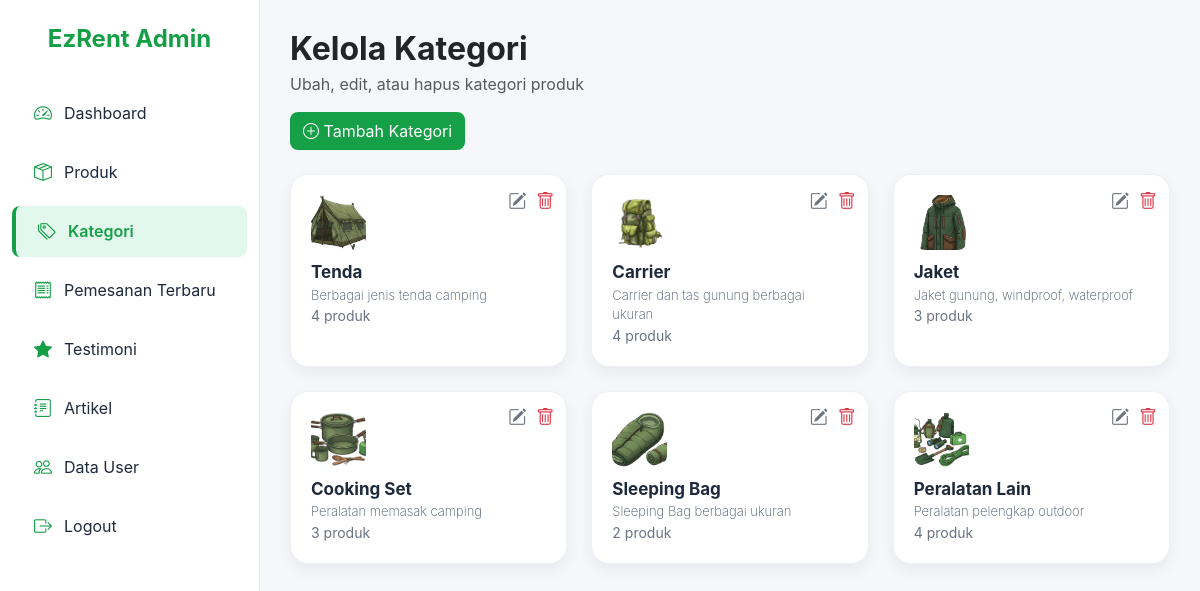
The app's page /index.php/admin/kategori with its own data.
### tables this page shows
CREATE TABLE `kategori` (
  `id_kategori` int(11) NOT NULL,
  `nama_kategori` varchar(50) DEFAULT NULL,
  `deskripsi` text DEFAULT NULL,
  `gambar` varchar(255) DEFAULT NULL,
  `status` varchar(20) DEFAULT NULL,
  `created_at` timestamp NOT NULL DEFAULT current_timestamp(),
  `updated_at` timestamp NOT NULL DEFAULT current_timestamp() ON UPDATE current_timestamp()
);

### application/controllers/admin/Kategori.php (called while the page is built, shortened)
<?php
class Kategori extends CI_Controller {
    public function __construct()
    {
        $this->load->model('Kategori_model');
    }
    public function index()
    {
        $data['kategori'] = $this->Kategori_model->get_with_count();
        $this->load->view('admin/kategori/index', $data);
    }
}

### index.php (called while the page is built, shortened)
<?php
require_once BASEPATH.'core/CodeIgniter.php';

### application/models/Kategori_model.php (called while the page is built, shortened)
<?php
class Kategori_model extends CI_Model {
    public function get_with_count()
    {
        return $this->db->select('kategori.*, COUNT(produk.id_produk) AS jumlah_produk')
        ->from('kategori')
        ->join('produk', 'produk.id_kategori = kategori.id_kategori', 'left')
        ->group_by('kategori.id_kategori')
        ->get()->result();
    }
}

### application/views/admin/kategori/index.php (the view, shortened to what this page needs)
<?php
$segment = $this->uri->segment(2);
?>
<!DOCTYPE html>
<html lang="id">
<head>
    <link href="https://cdn.jsdelivr.net/npm/bootstrap@5.3.2/dist/css/bootstrap.min.css" rel="stylesheet">
    <link href="https://cdn.jsdelivr.net/npm/bootstrap-icons@1.11.1/font/bootstrap-icons.css" rel="stylesheet">
</head>
<body>
<div class="sidebar" id="sidebar">
    <h4>EzRent Admin</h4>
    <nav class="nav flex-column">
        <a class="nav-link <?= ($segment == '' || $segment == 'dashboard') ? 'active' : '' ?>"
            href="<?= base_url('admin/dashboard'); ?>">
                <i class="bi bi-speedometer2"></i> Dashboard
        </a>
        <a class="nav-link <?= ($segment == 'produk') ? 'active' : '' ?>"
            href="<?= base_url('admin/produk'); ?>">
                <i class="bi bi-box-seam"></i> Produk
        </a>
        <a class="nav-link <?= ($segment == 'kategori') ? 'active' : '' ?>"
            href="<?= base_url('admin/kategori'); ?>">
                <i class="bi bi-tags"></i> Kategori
        </a>
        <a class="nav-link <?= ($segment == 'transaksi') ? 'active' : '' ?>"
            href="<?= base_url('admin/pemesanan'); ?>">
               <i class="bi bi-receipt"></i> Pemesanan Terbaru
        </a>
        <a class="nav-link <?= ($segment == 'testimoni') ? 'active' : '' ?>"
            href="<?= base_url('admin/testimoni'); ?>">
                <i class="bi bi-star-fill"></i> Testimoni
        </a>
        <a class="nav-link <?= ($segment == 'artikel') ? 'active' : '' ?>"
            href="<?= base_url('admin/artikel'); ?>">
                <i class="bi bi-journal-text"></i> Artikel
        </a>
        <a class="nav-link <?= ($segment == 'user') ? 'active' : '' ?>"
            href="<?= base_url('admin/user'); ?>">
                <i class="bi bi-people"></i> Data User
        </a>
        <a class="nav-link" href="<?= base_url('auth/logout'); ?>">
            <i class="bi bi-box-arrow-right"></i> Logout</a>
        </nav>
    </div>
<div class="main-content">
    <h2 class="fw-bold mb-1">Kelola Kategori</h2>
    <p class="text-muted mb-3">Ubah, edit, atau hapus kategori produk</p>
    <a href="<?= base_url('admin/kategori/tambah'); ?>"
       class="btn mb-4 text-white"
       style="background:#159F46;border-radius:8px;">
        <i class="bi bi-plus-circle"></i> Tambah Kategori
    </a>
    <div class="row g-4">
        <?php foreach($kategori as $k): ?>
        <div class="col-lg-4 col-md-6 col-12">
            <div class="kategori-box">
                <div class="kategori-actions">
                    <a href="<?= base_url('admin/kategori/edit/'.$k->id_kategori); ?>" class="text-secondary">
                        <i class="bi bi-pencil-square"></i>
                    </a>
                    <a href="<?= base_url('admin/kategori/hapus/'.$k->id_kategori); ?>"
                       onclick="return confirm('Hapus kategori ini?');"
                       class="text-danger">
                        <i class="bi bi-trash"></i>
                    </a>
                </div>
                <img src="<?= base_url('assets/img/kategori/'.$k->gambar); ?>" class="kategori-image">
                <div class="kategori-name"><?= $k->nama_kategori; ?></div>
                <div class="kategori-desc"><?= $k->deskripsi; ?></div>
                <div class="kategori-sub"><?= $k->jumlah_produk; ?> produk</div>
            </div>
        </div>
        <?php endforeach; ?>
    </div>
</div>
</body>
</html>

### application/views/admin/kategori/index.php (style rules this page uses)
body { background-color: #f5f7fa; font-family: 'Inter', sans-serif; overflow-x: hidden; }
.sidebar { width: 260px; background-color: #ffffff; height: 100vh; position: fixed; left: 0; top: 0; padding-top: 25px; z-index: 1000; border-right: 1px solid #e2e8f0; transition: 0.3s; }
.sidebar h4 { color: #159F46; text-align: center; font-weight: 700; margin-bottom: 30px; }
.nav-link { color: #1e293b !important; padding: 12px 22px; display: flex; gap: 12px; border-radius: 8px; margin: 4px 12px; transition: 0.2s ease; align-items: center; }
.nav-link i { color: #159F46; font-size: 18px; }
.nav-link.active { background: #e2f8ec; border-left: 4px solid #159F46; color: #159F46 !important; font-weight: 600; }
.main-content { margin-left: 260px; padding: 30px; }
.kategori-box { background: #ffffff; padding: 20px; border-radius: 18px; box-shadow: 0 6px 16px rgba(0,0,0,0.06); border: 1px solid #eef1f4; position: relative; height: 100%; transition: 0.25s ease; }
.kategori-image { width: 55px; height: 55px; border-radius: 12px; object-fit: cover; }
.kategori-name { font-size: 17px; font-weight: 700; margin-top: 10px; color: #1e293b; }
.kategori-desc { font-size: 13px; font-weight: 200; color: #475569; }
.kategori-sub { font-size: 14px; color: #6b7280; }
.kategori-actions { position: absolute; top: 12px; right: 12px; display: flex; gap: 10px; }
.kategori-actions i { font-size: 18px; cursor: pointer; }

### records on screen
kategori: gambar (picture), nama_kategori "Tenda", deskripsi "Berbagai jenis tenda camping", jumlah_produk "4"
kategori: gambar (picture), nama_kategori "Carrier", deskripsi "Carrier dan tas gunung berbagai ukuran", jumlah_produk "4"
kategori: gambar (picture), nama_kategori "Jaket", deskripsi "Jaket gunung, windproof, waterproof", jumlah_produk "3"
kategori: gambar (picture), nama_kategori "Cooking Set", deskripsi "Peralatan memasak camping", jumlah_produk "3"
kategori: gambar (picture), nama_kategori "Sleeping Bag", deskripsi "Sleeping Bag berbagai ukuran", jumlah_produk "2"
kategori: gambar (picture), nama_kategori "Peralatan Lain", deskripsi "Peralatan pelengkap outdoor", jumlah_produk "4"
